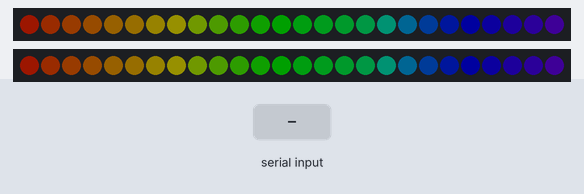
The sketch below on a simulated ESP32. Shown: 2 × 26 RGB LEDs in strip order, left to right. The inputs (shaded band) are chosen by the test bench. Dim RGB values are drawn brighter than linear; random numbers use the default seed unless the sketch sets one; nothing arrives over Bluetooth unless stated; what the sketch prints to the serial monitor is not drawn. At 5.0 s the program stops and its outputs stay as they are.

Above: at 3.0 s.
At 3.6 s:
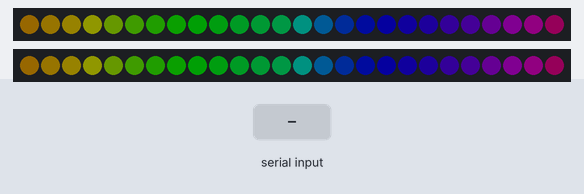
At 4.8 s:
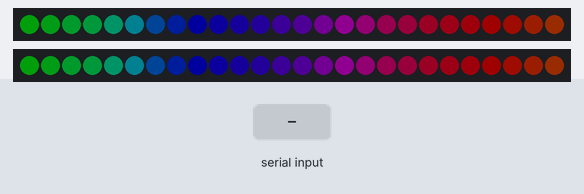
4.9 s: "PATTERN\n" received over the second serial link
Timing chart, 0 to 6.5 s (numbered marks = the images above; inputs shaded):
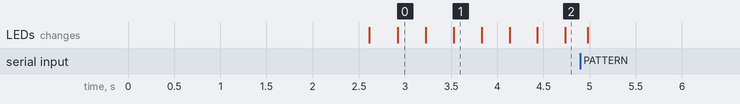

The sketch:

led-bluetooth-switch.ino
```cpp
/****************************************************************************************************************************************
Author:      Vladimir Trifonov
Creation:    2023-03-11
Description: A POC of color or pattern switcher for WS2812 LED strip, using an ESP32 microcontroller.
  Da project can be upgraded using a BLE (Bluetooth Low Energy).

  To control da LED via a bluetooth, you can use da following Android app:
    Serial Bluetooth Terminal -- https://play.google.com/store/apps/details?id=de.kai_morich.serial_bluetooth_terminal&hl=fr&gl=US&pli=1
    Configure da following shortcuts:

    |===============|====================|
    |     Button    |       Value        |
    |===============|====================|
    | M1 -> red     | COLOR_255_0_0_32   |
    | M2 -> green   | COLOR_0_255_0_32   |
    | M3 -> blue    | COLOR_0_0_255_32   |
    | M4 -> pattern | PATTERN_RAINBOW_32 |
    |===============|====================|

    Color format:   {COLOR}_{R}_{G}_{B}_{brightness}
    Pattern format: {PATTERN}_{pattern_name}_{brightness}

****************************************************************************************************************************************/

#include <FastLED.h>
#include "BluetoothSerial.h"


// ********** Ambient LED **********
#define LED_STRIP_1_DATA_PIN   13
#define LED_STRIP_2_DATA_PIN   14
#define NUM_LEDS               26
#define LED_TYPE               WS2812
#define COLOR_ORDER            GRB
#define FRAMES_PER_SECOND      120

uint8_t      gHue = 0;                                         // Rotating "base color" used by many of the patterns

CRGB         ledStrip1[NUM_LEDS];
CRGB         ledStrip2[NUM_LEDS];

const String DEFAULT_LED_STYLE = "PATTERN_RAINBOW_32";         // How da LED will start


// ********** BLUETOOTH **********
#if !defined(CONFIG_BT_ENABLED) || !defined(CONFIG_BLUEDROID_ENABLED)
#error Bluetooth is not enabled! Please run `make menuconfig` to and enable it
#endif

#define BLUETOOTH_NAME "LEDSwitcher"

String            btCommand;
BluetoothSerial   SerialBT;
int               btCommandDelay = 1000;


// ********** CORE **********
TaskHandle_t      CoreHandlerTaskHandle;
TaskHandle_t      LEDHandlerTaskHandle;
SemaphoreHandle_t binarySemaphore;
QueueHandle_t     queue;

const char        BT_COMMAND_DELIMITER = '_';


// ***** Parameters for all da modules used by da Bluetooth *****
// For all parameters have to create a corresponding pointer
int               paramR;
int               paramG;
int               paramB;
int               paramBrightness;

String            paramPattern;
String            paramStyle;
String            paramCommand;

// Pointers for da parameters
int              *pParamR;
int              *pParamG;
int              *pParamB;
int              *pParamBrightness;

String           *pParamPattern;
String           *pParamStyle;
String           *pParamCommand;               // REVIEW: not used, but it will be helpfull ;)


// *********************************************************************************
// *********************************************************************************
void setup() {
  Serial.begin(115200);

  delay(100);

  Serial.println("\n\n************************************************************");
  Serial.println("                .:: LED Bluetooth Switch ::.");
  Serial.println("************************************************************\n");


  // ***** Core handlers -- Core 1 *****
  xTaskCreatePinnedToCore(
    CoreHandlerTask,                           // Task function
    "CoreHandlerTask",                         // Name of task
    10000,                                     // Stack size of task
    NULL,                                      // Parameter of the task
    1,                                         // Priority of the task
    &CoreHandlerTaskHandle,                    // Task handle to keep track of created task
    1                                          // Pin task to core
  );


  delay(2500);


  // ***** LED handler -- Core 0 *****
  xTaskCreatePinnedToCore(
    LEDHandlerTask,                            // Task function
    "LEDHandlerTask",                          // Name of task
    10000,                                     // Stack size of task
    NULL,                                      // Parameter of the task
    1,                                         // Priority of the task
    &LEDHandlerTaskHandle,                     // Task handle to keep track of created task
    0                                          // Pin task to core
  );


  delay(1000);
}

void CoreHandlerTask(void * pvParameters) {

  Serial.println("\n*** Executed task: [CoreHandlerTask] ***\n");

  SerialBT.begin(BLUETOOTH_NAME);
  Serial.println("* Bluetooth init [OK]");
  Serial.print("Hey! Pair me by connecting to: ");
  Serial.println(BLUETOOTH_NAME);


  while(1) {

    // Get Bluetooth commands, parse & set da values to da parameters
    if (SerialBT.available()) {

      char incomingChar = SerialBT.read();

      if (incomingChar != '\n') {
        btCommand += String(incomingChar);
      } else{
        Serial.print("BT command received: ");
        Serial.println(btCommand);

        if(parseCommandAndSetParameters(btCommand)) {
          Serial.println("Bluetooth parameters set: [OK]");
        } else {
          Serial.println("Bluetooth parameters set: [X]");
        }

        btCommand = "";
      }

      //Serial.write(incomingChar);
    }


    // Send commands to da Bluetooth
    if (Serial.available()) {
      SerialBT.write(Serial.read());
    }

    delay(10);
  }

  vTaskDelete(NULL);
}

void LEDHandlerTask(void * pvParameters) {
  Serial.println("\n*** Executed task: [LEDHandlerTask] ***\n");

  initAmbientLED();

  linkModulesParameters();

  setDefaultValuesForModulesParameters();

  //testLED();

  String tempParamPattern    = "";
  int    tempParamR          = 0;
  int    tempParamG          = 0;
  int    tempParamB          = 0;
  int    tempParamBrightness = 0;

  bool   doContinuousLoop    = true;


  while(1) {

    normalizeModulesParameters();

    // Is a new BT command received
    if(*pParamStyle == "COLOR" && (*pParamR != tempParamR || *pParamG != tempParamG || *pParamB != tempParamB || *pParamBrightness != tempParamBrightness)) {
      tempParamR          = *pParamR;
      tempParamG          = *pParamG;
      tempParamB          = *pParamB;
      tempParamBrightness = *pParamBrightness;

      doContinuousLoop    = true;
    } else if(*pParamStyle == "PATTERN") {
      doContinuousLoop = true;
    }


    if(doContinuousLoop) {

      if(*pParamStyle == "PATTERN") {
        setAmbientLEDPatternStyle(*pParamPattern, *pParamBrightness);

        tempParamPattern    = *pParamPattern;
        tempParamBrightness = *pParamBrightness;

        doContinuousLoop = true;

      } else if(*pParamStyle == "COLOR") {
        setAmbientLEDColorStyle(*pParamR, *pParamG, *pParamB, *pParamBrightness);

        //tempParamR          = *pParamR;
        //tempParamG          = *pParamG;
        //tempParamB          = *pParamB;
        //tempParamBrightness = *pParamBrightness;

        Serial.println("   --- New color was set ---");

        doContinuousLoop = false;
      }

      //Serial.print("Style: ");
      //Serial.print(*pParamStyle);
      //Serial.print(" | Pattern: ");
      //Serial.print(*pParamPattern);

      //Serial.print(", R: ");
      //Serial.print(*pParamR);
      //Serial.print(" G: ");
      //Serial.print(*pParamG);
      //Serial.print(" B: ");
      //Serial.print(*pParamB);
      //Serial.print(", Brightness: ");
      //Serial.println(*pParamBrightness);

    } else {
      delay(1000);
    }
  }

  vTaskDelete(NULL);
}
// *********************************************************************************


// *********************************************************************************
//                            *** Ambient LED ***
// *********************************************************************************
void initAmbientLED() {
  FastLED.addLeds<LED_TYPE, LED_STRIP_1_DATA_PIN, COLOR_ORDER>(ledStrip1, NUM_LEDS).setCorrection(TypicalLEDStrip);
  FastLED.addLeds<LED_TYPE, LED_STRIP_2_DATA_PIN, COLOR_ORDER>(ledStrip2, NUM_LEDS).setCorrection(TypicalLEDStrip);

  // OFF da LED
  setAmbientLEDColorStyle(0, 0, 0, 0);

  // TODO: do this separately in an other function, setting da default behaviour in da init function is a side effect.
  // If you want to just test da LED, no need to set a default value neither da queue.
  //
  // TODO: in da futur, read those values from da ESP's EEPROM memory
  // check: https://randomnerdtutorials.com/esp32-flash-memory/


  Serial.println("* FastLED init [OK]");
  Serial.println("");
}

void testLED() {
  setAmbientLEDColorStyle(random(1, 255), random(1, 255), random(1, 255), random(1, 255));

  Serial.println("  * Testing da LED: [OK]");
}

bool setAmbientLEDColorStyle(int red, int green, int blue, int brightness) {
  if(red >= 0 && red <= 255 && green >= 0 && green <= 255 && blue >= 0 && blue <= 255 && brightness >= 0 && brightness <= 255) {
    for(int i = 0; i < NUM_LEDS; i++) {
      ledStrip1[i].setRGB(red, green, blue);
      ledStrip2[i].setRGB(red, green, blue);
    }

    FastLED.setBrightness(brightness);
    FastLED.show();


    Serial.print("Color set to: R: ");
    Serial.print(red);
    Serial.print(", G: ");
    Serial.print(green);
    Serial.print(", B: ");
    Serial.print(blue);
    Serial.print(" | Brightness: ");
    Serial.println(brightness);

    return true;
  } else {
    Serial.println("   *** WARNING! Color was not set. R, G, B or brightness parameters are not correct (0-255). ***");
  }

  return false;
}

bool setAmbientLEDPatternStyle(String pattern, int brightness) {

  // TODO: make a check of da allowed patterns
  if(true) {
    if(pattern == "RAINBOW") {
      rainbow(brightness);
    }

    return true;
  }

  return false;
}

void rainbow(int brightness) {
  FastLED.delay(1000 / FRAMES_PER_SECOND);              // Insert a delay to keep the framerate modest

  EVERY_N_MILLISECONDS(20) { gHue++; }                  // Slowly cycle the "base color" through the rainbow

  fill_rainbow(ledStrip1, NUM_LEDS, gHue, 7);
  fill_rainbow(ledStrip2, NUM_LEDS, gHue, 7);

  FastLED.setBrightness(brightness);
  FastLED.show();
}


// *********************************************************************************
//                            *** Bluetooth ***
// *********************************************************************************
bool parseCommandAndSetParameters(String command) {
  // Parse parse da string command based on a particular format and then return true if alles goed or false if not.
  // LED: pattern format: {PATTERN}_{pattern_name}_{brightness} -- COLOR_255_0_0_32
  // LED: color format:   {COLOR}_{R}_{G}_{B}_{brightness}      -- PATTERN_RAINBOW_32
  // LED: on/off da LED:  {ON} / {OFF}                          -- ON | OFF


  int    tempIntValue;
  int    i                = 0;
  String tempParamStyle   = getSegmentFromDelimitedString(command, BT_COMMAND_DELIMITER, i++);
  String tempStringValue;


  if(tempParamStyle == "PATTERN") {
    // {PATTERN}_{pattern_name}_{brightness}

    paramCommand    = command;
    paramStyle      = tempParamStyle;

    tempStringValue = getSegmentFromDelimitedString(command, BT_COMMAND_DELIMITER, i++);

    //if(isValidPattern(tempStringValue)) {
    if(true) { paramPattern = tempStringValue; }

    tempIntValue = getSegmentFromDelimitedString(command, BT_COMMAND_DELIMITER, i++).toInt();
    if(isValidUnsignedByte(tempIntValue)) { paramBrightness = tempIntValue; }


    return true;

  } else if(tempParamStyle == "COLOR") {
    // {COLOR}_{R}_{G}_{B}_{brightness}

    paramCommand   = command;
    paramStyle     = tempParamStyle;

    tempIntValue   = getSegmentFromDelimitedString(command, BT_COMMAND_DELIMITER, i++).toInt();
    if(isValidUnsignedByte(tempIntValue)) { paramR = tempIntValue; }


    tempIntValue = getSegmentFromDelimitedString(command, BT_COMMAND_DELIMITER, i++).toInt();
    if(isValidUnsignedByte(tempIntValue)) { paramG = tempIntValue; }


    tempIntValue = getSegmentFromDelimitedString(command, BT_COMMAND_DELIMITER, i++).toInt();
    if(isValidUnsignedByte(tempIntValue)) { paramB = tempIntValue; }


    tempIntValue = getSegmentFromDelimitedString(command, BT_COMMAND_DELIMITER, i++).toInt();
    if(isValidUnsignedByte(tempIntValue)) { paramBrightness = tempIntValue; }


    return true;
  }

  return false;
}


// *********************************************************************************
//                         *** Helpers & Validators ***
// *********************************************************************************
String getSegmentFromDelimitedString(String data, char separator, int index) {
  // After splitting da string data based on da separator separator will get da segment at position index
  // index is 0 based


  int found      = 0;
  int strIndex[] = { 0, -1 };
  int maxIndex   = data.length() - 1;

  for(int i = 0; i <= maxIndex && found <= index; i++) {
    if(data.charAt(i) == separator || i == maxIndex) {
      found++;

      strIndex[0] = strIndex[1] + 1;
      strIndex[1] = (i == maxIndex) ? i + 1 : i;
    }
  }

  return found > index ? data.substring(strIndex[0], strIndex[1]) : "";
}

bool isValidUnsignedByte(int value) {
  return value >= 0 && value <= 255;
}


// *********************************************************************************
//                               *** System ***
// *********************************************************************************
void linkModulesParameters() {
  // This way da task 1 & task 2 can communicate

  pParamStyle      = &paramStyle;
  pParamPattern    = &paramPattern;
  pParamR          = &paramR;
  pParamG          = &paramG;
  pParamB          = &paramB;
  pParamBrightness = &paramBrightness;
}

void setDefaultValuesForModulesParameters() {
  // TODO: get it from da EEPROM memory
  // if no values in da EEPROM memory, set a default values for each of 3 modes: riding, resting & stopping

  parseCommandAndSetParameters(DEFAULT_LED_STYLE);
  normalizeModulesParameters();
}

void normalizeModulesParameters() {
  if(*pParamStyle == "PATTERN") {
    // TODO: check if < 0 or > 255 for da brightness

    // Clean unused values
    *pParamR          = 0;
    *pParamG          = 0;
    *pParamB          = 0;

  } else if(*pParamStyle == "COLOR") {
    // TODO: check if < 0 or > 255 for da R, G, B & da brightness

    // Clean unused values
    *pParamPattern    = "";
  }
}


// *********************************************************************************
// *********************************************************************************
void loop() { }
```
